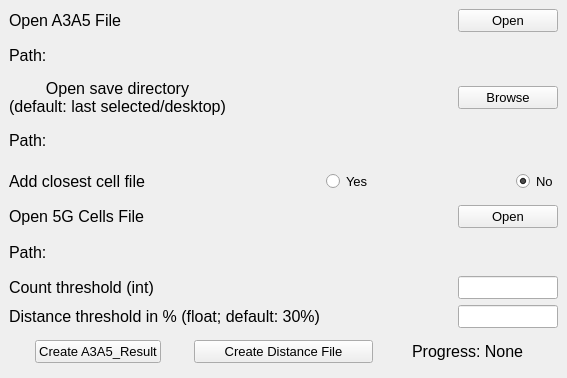
<?xml version="1.0" encoding="UTF-8"?>
<ui version="4.0">
 <class>MainWindow</class>
 <widget class="QMainWindow" name="MainWindow">
  <property name="geometry">
   <rect>
    <x>0</x>
    <y>0</y>
    <width>567</width>
    <height>378</height>
   </rect>
  </property>
  <property name="windowTitle">
   <string>MainWindow</string>
  </property>
  <property name="documentMode">
   <bool>false</bool>
  </property>
  <widget class="QWidget" name="centralwidget">
   <layout class="QGridLayout" name="gridLayout_2">
    <item row="0" column="0">
     <layout class="QGridLayout" name="gridLayout">
      <item row="10" column="0">
       <layout class="QHBoxLayout" name="distance_Layout">
        <item>
         <widget class="QLabel" name="distanceThresholdLabel">
          <property name="font">
           <font>
            <family>Arial</family>
            <pointsize>12</pointsize>
           </font>
          </property>
          <property name="text">
           <string>Distance threshold in % (float; default: 30%)</string>
          </property>
         </widget>
        </item>
        <item>
         <widget class="QLineEdit" name="distanceThresholdLineEdit">
          <property name="maximumSize">
           <size>
            <width>100</width>
            <height>16777215</height>
           </size>
          </property>
          <property name="font">
           <font>
            <family>Arial</family>
            <pointsize>10</pointsize>
           </font>
          </property>
         </widget>
        </item>
       </layout>
      </item>
      <item row="11" column="0">
       <layout class="QHBoxLayout" name="action_Layout">
        <item alignment="Qt::AlignHCenter|Qt::AlignVCenter">
         <widget class="QPushButton" name="startPushButton">
          <property name="maximumSize">
           <size>
            <width>200</width>
            <height>16777215</height>
           </size>
          </property>
          <property name="font">
           <font>
            <family>Arial</family>
            <pointsize>10</pointsize>
           </font>
          </property>
          <property name="cursor">
           <cursorShape>PointingHandCursor</cursorShape>
          </property>
          <property name="text">
           <string>Create A3A5_Result</string>
          </property>
         </widget>
        </item>
        <item>
         <widget class="QPushButton" name="start2PushButton">
          <property name="maximumSize">
           <size>
            <width>200</width>
            <height>16777215</height>
           </size>
          </property>
          <property name="font">
           <font>
            <family>Arial</family>
            <pointsize>10</pointsize>
           </font>
          </property>
          <property name="text">
           <string>Create Distance File</string>
          </property>
         </widget>
        </item>
        <item alignment="Qt::AlignHCenter|Qt::AlignVCenter">
         <widget class="QLabel" name="label">
          <property name="font">
           <font>
            <family>Arial</family>
            <pointsize>12</pointsize>
           </font>
          </property>
          <property name="text">
           <string>Progress: None</string>
          </property>
         </widget>
        </item>
       </layout>
      </item>
      <item row="1" column="0">
       <widget class="QLabel" name="input_path">
        <property name="font">
         <font>
          <family>Arial</family>
          <pointsize>12</pointsize>
         </font>
        </property>
        <property name="text">
         <string>Path:</string>
        </property>
       </widget>
      </item>
      <item row="6" column="0">
       <layout class="QHBoxLayout" name="addClosest_Layout">
        <item>
         <widget class="QLabel" name="closestLabel">
          <property name="font">
           <font>
            <family>Arial</family>
            <pointsize>12</pointsize>
           </font>
          </property>
          <property name="text">
           <string>Add closest cell file</string>
          </property>
         </widget>
        </item>
        <item alignment="Qt::AlignRight|Qt::AlignVCenter">
         <widget class="QRadioButton" name="yesRadioButton">
          <property name="font">
           <font>
            <family>Arial</family>
            <pointsize>10</pointsize>
           </font>
          </property>
          <property name="text">
           <string>Yes</string>
          </property>
          <attribute name="buttonGroup">
           <string notr="true">yes_no_buttonGroup</string>
          </attribute>
         </widget>
        </item>
        <item alignment="Qt::AlignRight|Qt::AlignVCenter">
         <widget class="QRadioButton" name="noRadioButton">
          <property name="font">
           <font>
            <family>Arial</family>
            <pointsize>10</pointsize>
           </font>
          </property>
          <property name="text">
           <string>No</string>
          </property>
          <property name="checked">
           <bool>true</bool>
          </property>
          <attribute name="buttonGroup">
           <string notr="true">yes_no_buttonGroup</string>
          </attribute>
         </widget>
        </item>
       </layout>
      </item>
      <item row="9" column="0">
       <layout class="QHBoxLayout" name="count_Layout">
        <item>
         <widget class="QLabel" name="countThresholdLabel">
          <property name="font">
           <font>
            <family>Arial</family>
            <pointsize>12</pointsize>
           </font>
          </property>
          <property name="text">
           <string>Count threshold (int)</string>
          </property>
         </widget>
        </item>
        <item>
         <widget class="QLineEdit" name="countThresholdLineEdit">
          <property name="maximumSize">
           <size>
            <width>100</width>
            <height>16777215</height>
           </size>
          </property>
          <property name="font">
           <font>
            <family>Arial</family>
            <pointsize>10</pointsize>
           </font>
          </property>
         </widget>
        </item>
       </layout>
      </item>
      <item row="0" column="0">
       <layout class="QHBoxLayout" name="input_Layout">
        <item alignment="Qt::AlignLeft|Qt::AlignVCenter">
         <widget class="QLabel" name="input_Label">
          <property name="font">
           <font>
            <family>Arial</family>
            <pointsize>12</pointsize>
           </font>
          </property>
          <property name="text">
           <string>Open A3A5 File</string>
          </property>
         </widget>
        </item>
        <item>
         <widget class="QPushButton" name="browse_input">
          <property name="maximumSize">
           <size>
            <width>100</width>
            <height>16777215</height>
           </size>
          </property>
          <property name="font">
           <font>
            <family>Arial</family>
            <pointsize>10</pointsize>
           </font>
          </property>
          <property name="cursor">
           <cursorShape>PointingHandCursor</cursorShape>
          </property>
          <property name="text">
           <string>Open</string>
          </property>
         </widget>
        </item>
       </layout>
      </item>
      <item row="5" column="0">
       <widget class="QLabel" name="result_path">
        <property name="font">
         <font>
          <family>Arial</family>
          <pointsize>12</pointsize>
         </font>
        </property>
        <property name="text">
         <string>Path:</string>
        </property>
       </widget>
      </item>
      <item row="7" column="0">
       <layout class="QHBoxLayout" name="cells_Layout">
        <item alignment="Qt::AlignVCenter">
         <widget class="QLabel" name="cellsFileLabel">
          <property name="font">
           <font>
            <family>Arial</family>
            <pointsize>12</pointsize>
           </font>
          </property>
          <property name="text">
           <string>Open 5G Cells File</string>
          </property>
         </widget>
        </item>
        <item>
         <widget class="QPushButton" name="cellsFileOpener">
          <property name="maximumSize">
           <size>
            <width>100</width>
            <height>16777215</height>
           </size>
          </property>
          <property name="font">
           <font>
            <family>Arial</family>
            <pointsize>10</pointsize>
           </font>
          </property>
          <property name="text">
           <string>Open</string>
          </property>
         </widget>
        </item>
       </layout>
      </item>
      <item row="4" column="0">
       <layout class="QHBoxLayout" name="result_layout">
        <item alignment="Qt::AlignLeft|Qt::AlignVCenter">
         <widget class="QLabel" name="result_Label">
          <property name="font">
           <font>
            <family>Arial</family>
            <pointsize>12</pointsize>
           </font>
          </property>
          <property name="layoutDirection">
           <enum>Qt::LeftToRight</enum>
          </property>
          <property name="text">
           <string>Open save directory
(default: last selected/desktop)</string>
          </property>
          <property name="alignment">
           <set>Qt::AlignCenter</set>
          </property>
         </widget>
        </item>
        <item>
         <widget class="QPushButton" name="browse_saveDir">
          <property name="maximumSize">
           <size>
            <width>100</width>
            <height>16777215</height>
           </size>
          </property>
          <property name="font">
           <font>
            <family>Arial</family>
            <pointsize>10</pointsize>
           </font>
          </property>
          <property name="cursor">
           <cursorShape>PointingHandCursor</cursorShape>
          </property>
          <property name="text">
           <string>Browse</string>
          </property>
         </widget>
        </item>
       </layout>
      </item>
      <item row="8" column="0">
       <widget class="QLabel" name="cellsFilePath">
        <property name="font">
         <font>
          <family>Arial</family>
          <pointsize>12</pointsize>
         </font>
        </property>
        <property name="text">
         <string>Path:</string>
        </property>
       </widget>
      </item>
     </layout>
    </item>
   </layout>
  </widget>
 </widget>
 <resources/>
 <connections/>
 <buttongroups>
  <buttongroup name="yes_no_buttonGroup"/>
 </buttongroups>
</ui>
